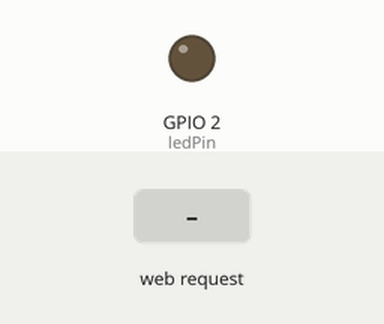
A sketch run on a simulated ESP32. Parts: output pins drawn as LEDs (lit = HIGH). The inputs (shaded band) are chosen by the test bench. WiFi joins after 1.5 s; servers stay silent unless stated; what the sketch prints to the serial monitor is not drawn.

Above: at 2.7 s.
2.8 s: HTTP request GET /led/on received
At 3.3 s:
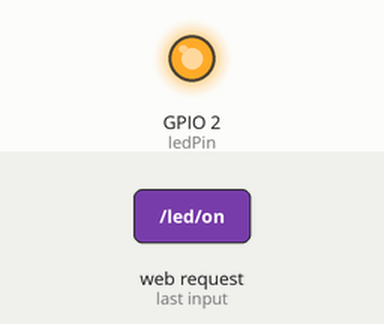
4.3 s: HTTP request GET /led/off received
At 5.7 s:
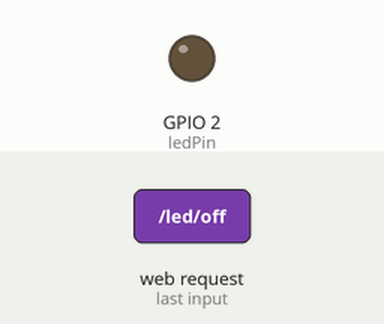
Timing chart, 0 to 7.3 s (numbered marks = the images above; inputs shaded):
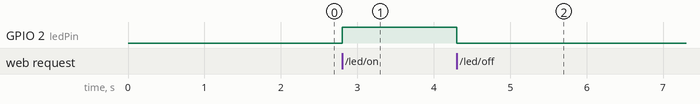

Measured:
- after the input at 2.8 s, GPIO 2 (ledPin): LOW → HIGH at once
- after the input at 4.3 s, GPIO 2 (ledPin): HIGH → LOW at once

The sketch:

Lab_3_Web_Server_Control_LED.ino
```cpp
#include <WiFi.h>
#include <WebServer.h>

const char* ssid = "YOUR_WIFI_SSID";
const char* password = "YOUR_WIFI_PASSWORD";

const int ledPin = 2;
bool ledState = false;

WebServer server(80);

void sendWebPage() {
  String html = "<!DOCTYPE html><html><head><meta charset='UTF-8'>";
  html += "<meta name='viewport' content='width=device-width, initial-scale=1.0'>";
  html += "<title>LED Control</title>";
  html += "<style>body{font-family:Arial;text-align:center;margin-top:50px;}";
  html += ".btn{display:inline-block;padding:15px 30px;font-size:20px;margin:10px;border-radius:8px;text-decoration:none;color:white;}";
  html += ".on{background:#28a745;}.off{background:#dc3545;}</style></head>";
  html += "<body><h1>ESP32 LED Control</h1>";
  html += "<p>สถานะ LED: <b>" + String(ledState ? "เปิด (ON)" : "ปิด (OFF)") + "</b></p>";
  html += "<a href='/led/on' class='btn on'>เปิดไฟ (ON)</a>";
  html += "<a href='/led/off' class='btn off'>ปิดไฟ (OFF)</a>";
  html += "</body></html>";
  server.send(200, "text/html", html);
}

void handleRoot() {
  sendWebPage();
}

void handleLedOn() {
  ledState = true;
  digitalWrite(ledPin, HIGH);
  server.sendHeader("Location", "/");
  server.send(303);
}

void handleLedOff() {
  ledState = false;
  digitalWrite(ledPin, LOW);
  server.sendHeader("Location", "/");
  server.send(303);
}

void setup() {
  Serial.begin(115200);
  pinMode(ledPin, OUTPUT);
  digitalWrite(ledPin, LOW);

  WiFi.begin(ssid, password);
  while (WiFi.status() != WL_CONNECTED) {
    delay(500);
    Serial.print(".");
  }

  Serial.println("\nServer IP: ");
  Serial.println(WiFi.localIP());

  server.on("/", handleRoot);
  server.on("/led/on", handleLedOn);
  server.on("/led/off", handleLedOff);
  server.begin();
}

void loop() {
  server.handleClient();
}
```
